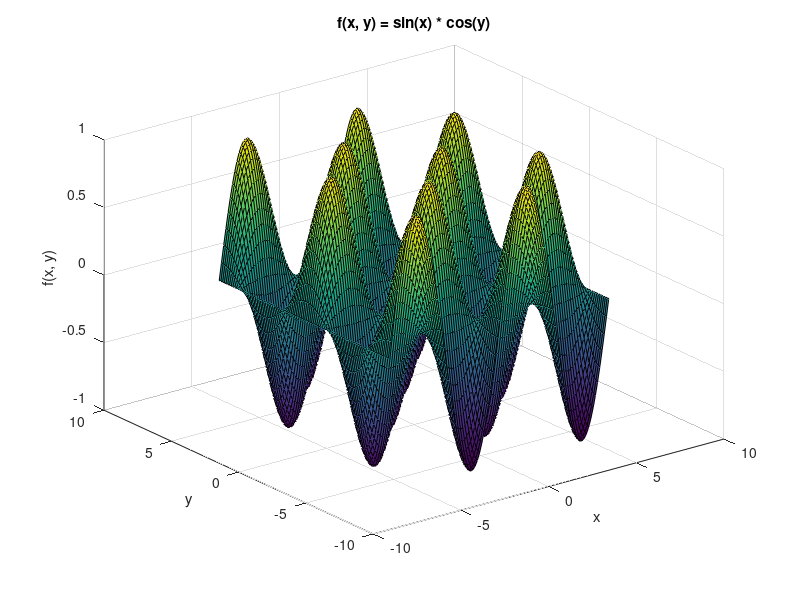

Source code (MATLAB):
x = linspace(-2*pi, 2*pi, 100);
y = linspace(-2*pi, 2*pi, 100);
[X, Y] = meshgrid(x, y);
Z = sin(X) .* cos(Y);
surf(X, Y, Z);
title('f(x, y) = sin(x) * cos(y)');
xlabel('x');
ylabel('y');
zlabel('f(x, y)');
